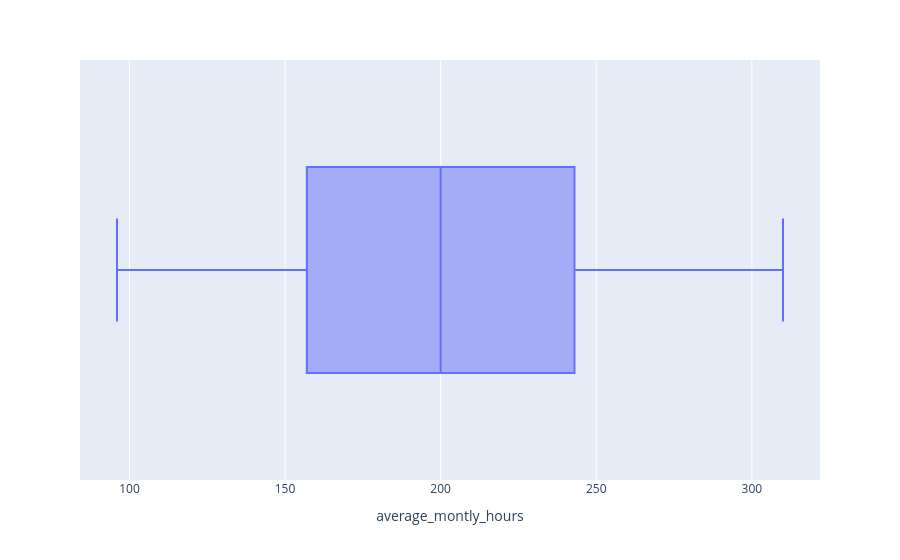

Notebook cell for this chart:
### Code cell
fig=px.box(data_frame=df,x="average_montly_hours")
fig.show()

### Figure 1 — Plotly figure (JSON) as saved in the notebook; plotly's stock layout.template omitted (floating-point values rounded to 4 significant figures; data arrays with more than 128 entries replaced by an {"elided": "..."} marker saying what was removed)
{"data": [{"alignmentgroup": "True", "hovertemplate": "average_montly_hours=%{x}<extra></extra>", "legendgroup": "", "marker": {"color": "#636efa"}, "name": "", "notched": false, "offsetgroup": "", "orientation": "h", "showlegend": false, "type": "box", "x": {"elided": "11991 int values"}, "x0": " ", "xaxis": "x", "y0": " ", "yaxis": "y"}], "layout": {"boxmode": "group", "legend": {"tracegroupgap": 0}, "margin": {"t": 60}, "xaxis": {"anchor": "y", "domain": [0, 1], "title": {"text": "average_montly_hours"}}, "yaxis": {"anchor": "x", "domain": [0, 1]}}}
